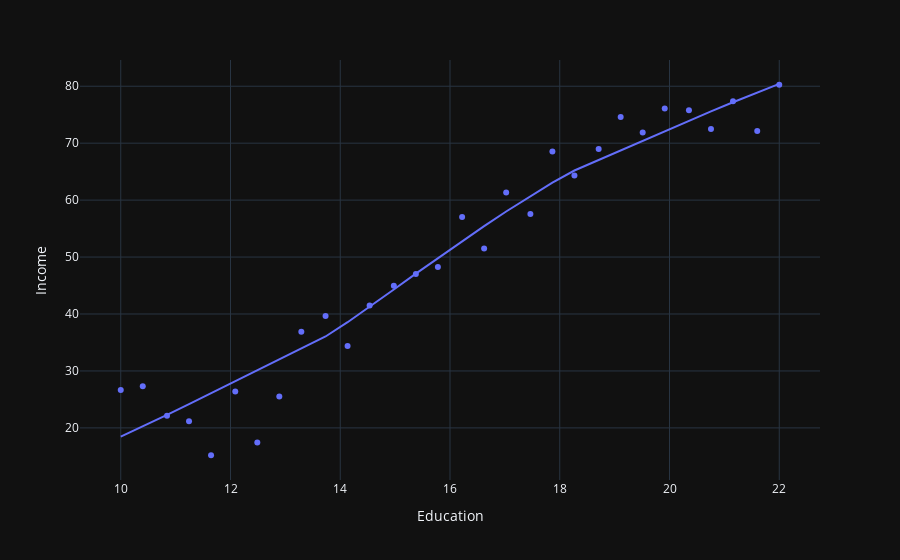

The notebook cell saved with this chart:
### Code cell
px.scatter(df, x="Education", y="Income", trendline="lowess", template=template)

### Figure 1 — Plotly figure (JSON) as saved in the notebook; plotly's stock layout.template omitted (floating-point values rounded to 4 significant figures)
{"data": [{"hovertemplate": "Education=%{x}<br>Income=%{y}<extra></extra>", "legendgroup": "", "marker": {"color": "#636efa", "symbol": "circle"}, "mode": "markers", "name": "", "orientation": "v", "showlegend": false, "type": "scatter", "x": [10, 10.4, 10.84, 11.24, 11.65, 12.09, 12.49, 12.89, 13.29, 13.73, 14.13, 14.54, 14.98, 15.38, 15.78, 16.22, 16.62, 17.02, 17.46, 17.87, 18.27, 18.71, 19.11, 19.51, 19.91, 20.35, 20.76, 21.16, 21.6, 22], "xaxis": "x", "y": [26.66, 27.31, 22.13, 21.17, 15.19, 26.4, 17.44, 25.51, 36.88, 39.67, 34.4, 41.5, 44.98, 47.04, 48.25, 57.03, 51.49, 61.34, 57.58, 68.55, 64.31, 68.96, 74.61, 71.87, 76.1, 75.78, 72.49, 77.36, 72.12, 80.26], "yaxis": "y"}, {"hovertemplate": "<b>LOWESS trendline</b><br><br>Education=%{x}<br>Income=%{y} <b>(trend)</b><extra></extra>", "legendgroup": "", "marker": {"color": "#636efa", "symbol": "circle"}, "mode": "lines", "name": "", "showlegend": false, "type": "scatter", "x": [10, 10.4, 10.84, 11.24, 11.65, 12.09, 12.49, 12.89, 13.29, 13.73, 14.13, 14.54, 14.98, 15.38, 15.78, 16.22, 16.62, 17.02, 17.46, 17.87, 18.27, 18.71, 19.11, 19.51, 19.91, 20.35, 20.76, 21.16, 21.6, 22], "xaxis": "x", "y": [18.48, 20.27, 22.29, 24.17, 26.07, 28.17, 30.08, 31.98, 33.88, 36.05, 38.56, 41.25, 44.31, 47.08, 49.82, 52.79, 55.42, 58.0, 60.73, 63.05, 65.2, 67.07, 68.76, 70.45, 72.13, 73.96, 75.6, 77.19, 78.91, 80.43], "yaxis": "y"}], "layout": {"legend": {"tracegroupgap": 0}, "margin": {"t": 60}, "xaxis": {"anchor": "y", "domain": [0, 1], "title": {"text": "Education"}}, "yaxis": {"anchor": "x", "domain": [0, 1], "title": {"text": "Income"}}}}
